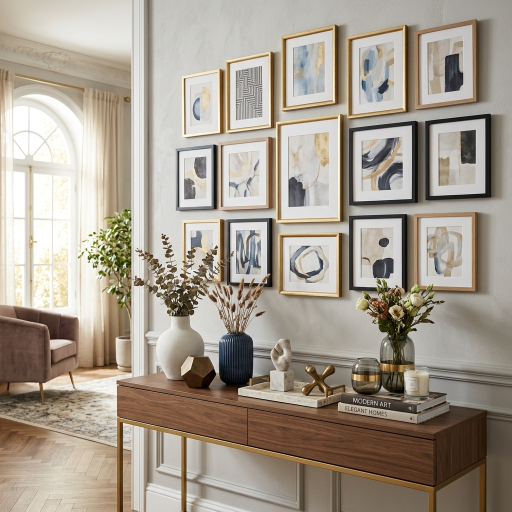
#> input picture assets/images/home2/home2_decor_hero.png, 1024 x 1024 px, found by its file name (shown at 1/2 size)
$ python rebuild_decor_hero_image.py
#> lines starting #> are read from the running program, lines starting #| are printed output that depends on the picture
import os
from PIL import Image, ImageEnhance, ImageFilter, ImageOps, ImageDraw

def build_decor_hero():
    print("Building high-res luxury home decor hero image...")

    # Load high quality decor gallery elements or base decor hero
    base_paths = [
        'assets/images/home2/home2_decor_hero.png',
        'assets/images/decor/decor_hero.png',
        'assets/images/home2/comfort_living.png'
    ]

    # We will construct a 1600x1200 high resolution canvas (4:3 ratio for hero right panel)
    TARGET_W, TARGET_H = 1600, 1200

    # Check available sources
    src_img = None
    for p in base_paths:
        if os.path.exists(p):
            src_img = Image.open(p)
#> src_img is the input picture: PIL image 1024x1024 RGB; mean R, G, B 165.6, 155.5, 142.8
            print(f"Using source: {p} ({src_img.size})")
#| Using source: assets/images/home2/home2_decor_hero.png ((1024, 1024))
            break

    if src_img is None:
        canvas = Image.new('RGB', (TARGET_W, TARGET_H), (244, 239, 234))
    else:
        if src_img.mode != 'RGB':
            src_img = src_img.convert('RGB')

        # Crop to target aspect ratio (1600:1200 = 4:3)
        img_aspect = src_img.width / src_img.height
#> img_aspect = 1
        target_aspect = TARGET_W / TARGET_H

        if img_aspect > target_aspect:
            new_w = int(src_img.height * target_aspect)
            left = (src_img.width - new_w) // 2
            cropped = src_img.crop((left, 0, left + new_w, src_img.height))
        else:
            new_h = int(src_img.width / target_aspect)
#> new_h = 768
            top = (src_img.height - new_h) // 2
#> top = 128
            cropped = src_img.crop((0, top, src_img.width, top + new_h))
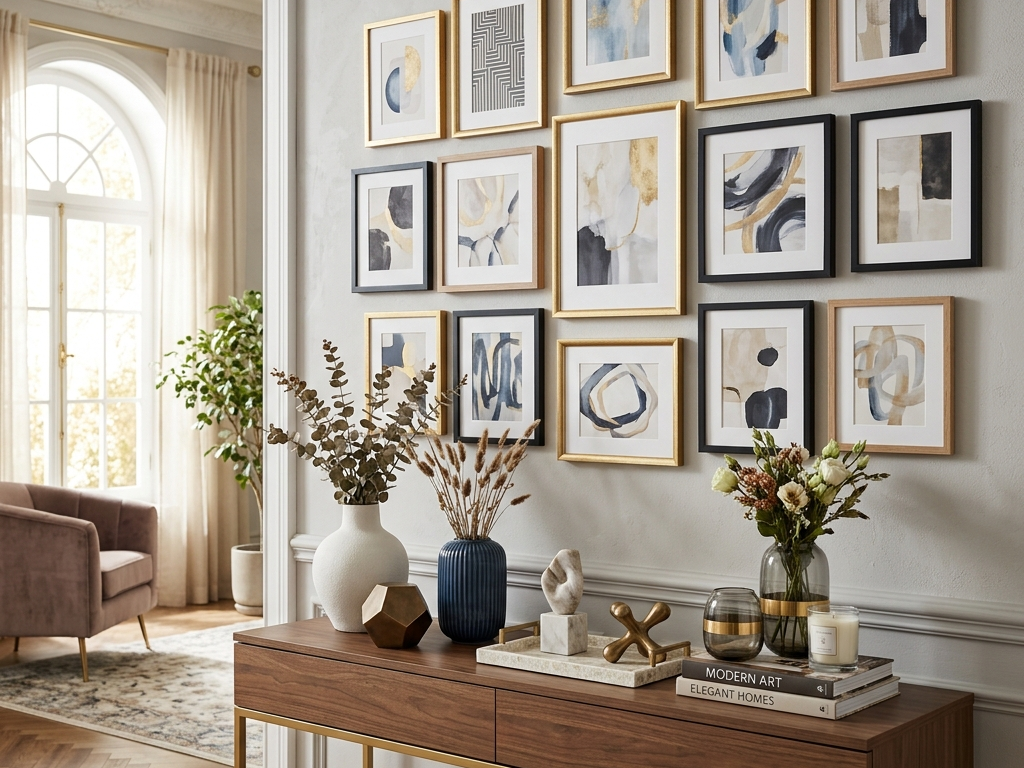
#> cropped: PIL image 1024x768 RGB; mean R, G, B 165.3, 155.4, 142.9

        canvas = cropped.resize((TARGET_W, TARGET_H), Image.Resampling.LANCZOS)

    # Enhance clarity, contrast, and warm luxury tones
    enhancer_contrast = ImageEnhance.Contrast(canvas)
    canvas = enhancer_contrast.enhance(1.08)

    enhancer_color = ImageEnhance.Color(canvas)
    canvas = enhancer_color.enhance(1.06)

    enhancer_sharp = ImageEnhance.Sharpness(canvas)
    canvas = enhancer_sharp.enhance(1.15)

    # Create subtle vignette on edges for seamless join framing
    vignette = Image.new('RGBA', (TARGET_W, TARGET_H), (0, 0, 0, 0))
#> vignette: PIL image 1600x1200 RGBA; every value is 0
    draw = ImageDraw.Draw(vignette)

    # Subtle left edge shadow for seamless join with left column
    for x in range(80):
        alpha = int(35 * (1 - x / 80))
        draw.line([(x, 0), (x, TARGET_H)], fill=(20, 18, 15, alpha))

    # Convert canvas to RGBA and composite vignette
    canvas_rgba = canvas.convert('RGBA')
    canvas_final = Image.alpha_composite(canvas_rgba, vignette).convert('RGB')

    output_path = 'assets/images/home2/home2_decor_hero.png'
    canvas_final.save(output_path, quality=95)
    print(f"Successfully generated decor hero image at {output_path} ({TARGET_W}x{TARGET_H})")

if __name__ == '__main__':
    build_decor_hero()

$ run again, with assets/images/home2/gallery_01.png copied over assets/images/home2/home2_decor_hero.png
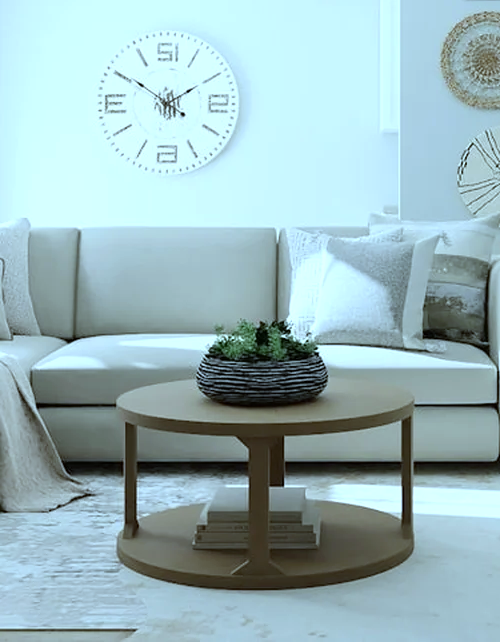
#> input picture assets/images/home2/gallery_01.png, 500 x 642 px, found by its file name
#> in build_decor_hero, src_img is the input picture: PIL image 500x642 RGB; mean R, G, B 154.6, 184, 188.4
#| Using source: assets/images/home2/home2_decor_hero.png ((500, 642))
#> in build_decor_hero, `cropped = src_img.crop((0, top, src_img.width, top + new_h))`:
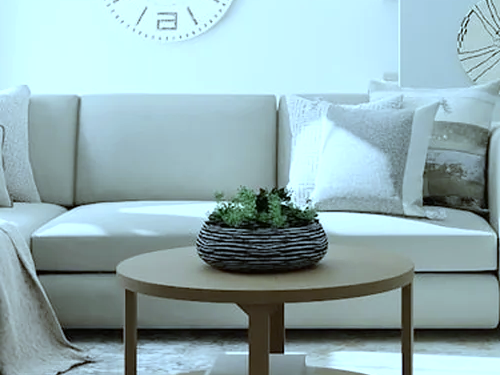
#> cropped: PIL image 500x375 RGB; mean R, G, B 147.6, 175, 178.7
#> vignette: PIL image 1600x1200 RGBA; every value is 0

$ run again, with assets/images/home2/gallery_02.png copied over assets/images/home2/home2_decor_hero.png
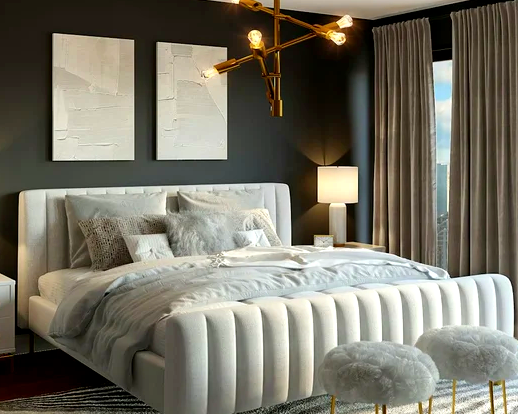
#> input picture assets/images/home2/gallery_02.png, 518 x 414 px, found by its file name
#> in build_decor_hero, src_img is the input picture: PIL image 518x414 RGB; mean R, G, B 119, 115.2, 102
#| Using source: assets/images/home2/home2_decor_hero.png ((518, 414))
#> in build_decor_hero, `cropped = src_img.crop((0, top, src_img.width, top + new_h))`:
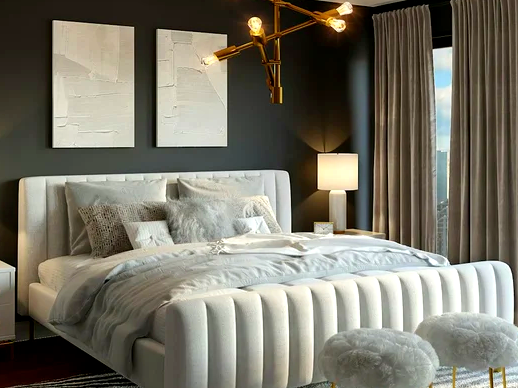
#> cropped: PIL image 518x388 RGB; mean R, G, B 120.3, 116.8, 103.7
#> vignette: PIL image 1600x1200 RGBA; every value is 0
